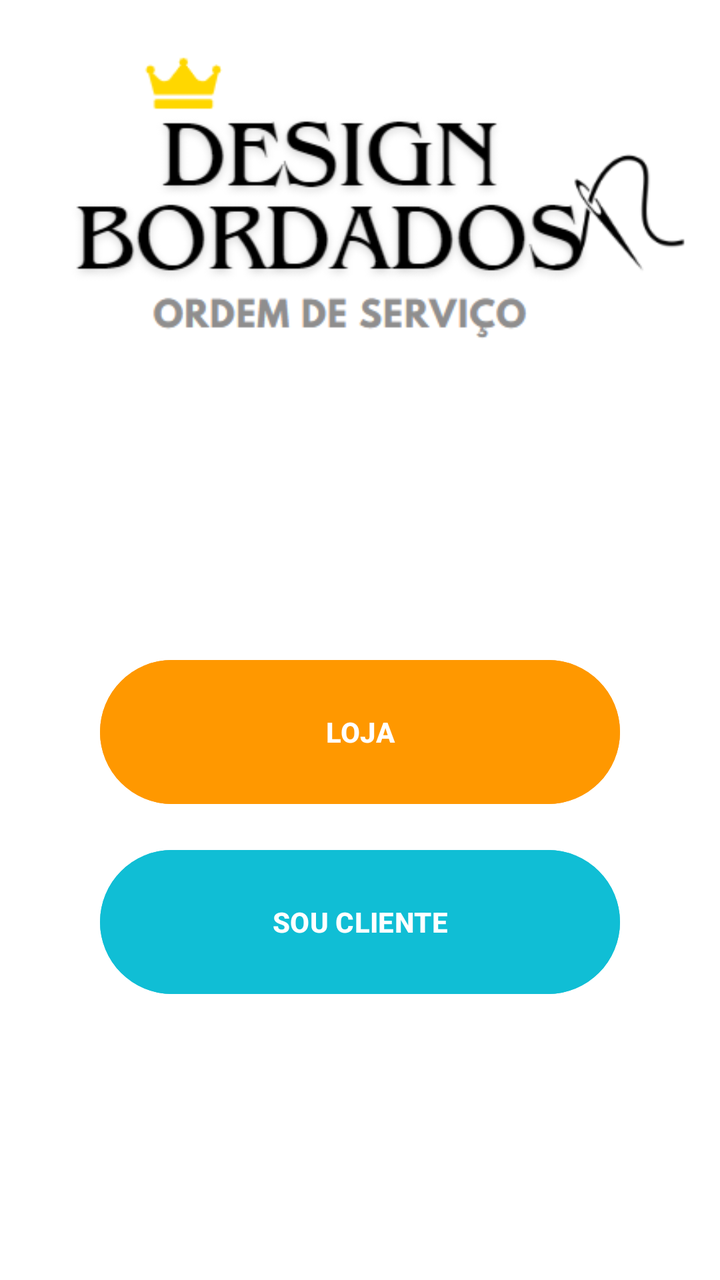
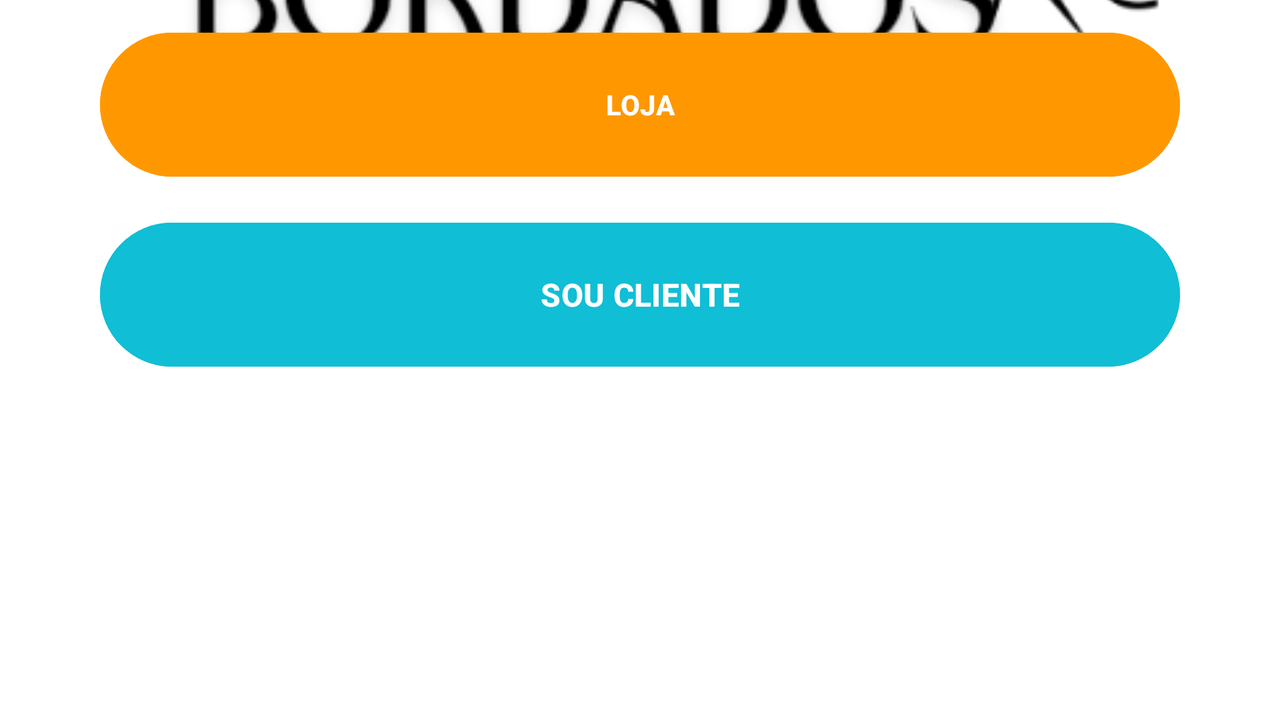

Two renders of one Android screen. The first uses the default layout on a phone; the second uses the alternative layout the repository ships for a different screen configuration, on a matching device. The two XML files are below.
<!-- AndroidManifest.xml: application theme Theme.DesignBordados -->
<!-- res/layout/activity_main.xml -->
<?xml version="1.0" encoding="utf-8"?>
<androidx.constraintlayout.widget.ConstraintLayout xmlns:android="http://schemas.android.com/apk/res/android"
    xmlns:app="http://schemas.android.com/apk/res-auto"
    xmlns:tools="http://schemas.android.com/tools"
    android:id="@+id/main"
    android:background="#FFFFFF"
    android:layout_width="match_parent"
    android:layout_height="match_parent"
    tools:context=".Model.MainActivity">

    <LinearLayout
        android:id="@+id/linearLayout7"
        android:layout_width="0dp"
        android:layout_height="wrap_content"
        android:orientation="horizontal"
        app:layout_constraintBottom_toTopOf="@+id/linearLayout5"
        app:layout_constraintEnd_toEndOf="parent"
        app:layout_constraintStart_toStartOf="parent"
        app:layout_constraintTop_toTopOf="parent">

        <ImageView
            android:id="@+id/logoDb"
            android:layout_width="392dp"
            android:layout_height="278dp"
            android:layout_weight="1"
            android:adjustViewBounds="true"
            android:contentDescription="TODO"
            app:srcCompat="@drawable/os"
            tools:ignore="ContentDescription,HardcodedText,InefficientWeight" />

    </LinearLayout>

    <LinearLayout
        android:id="@+id/linearLayout5"
        android:layout_width="0dp"
        android:layout_height="358dp"
        android:layout_marginTop="22dp"
        android:layout_marginBottom="50dp"
        android:orientation="vertical"
        app:layout_constraintBottom_toBottomOf="parent"
        app:layout_constraintEnd_toEndOf="parent"
        app:layout_constraintHorizontal_bias="0.0"
        app:layout_constraintStart_toStartOf="parent"
        app:layout_constraintTop_toBottomOf="@+id/linearLayout7">

        <Space
            android:layout_width="match_parent"
            android:layout_height="60dp" />

        <Button
            android:id="@+id/btnLoja"
            android:layout_width="match_parent"
            android:layout_height="80dp"
            android:backgroundTint="#FF9800"
            android:insetLeft="50dp"
            android:insetRight="50dp"
            android:text="LOJA"
            android:textAlignment="center"
            android:textColor="#FFFFFF"
            android:textStyle="bold"
            tools:ignore="HardcodedText,VisualLintButtonSize" />

        <Space
            android:layout_width="match_parent"
            android:layout_height="15dp" />

        <Button
            android:id="@+id/btnSC"
            android:layout_width="match_parent"
            android:layout_height="80dp"
            android:backgroundTint="#10BED5"
            android:insetLeft="50dp"
            android:insetRight="50dp"
            android:text="SOU CLIENTE"
            android:textAlignment="center"
            android:textColor="#FFFFFF"
            android:textStyle="bold"
            tools:ignore="HardcodedText,VisualLintButtonSize" />

    </LinearLayout>


</androidx.constraintlayout.widget.ConstraintLayout>
<!-- resources referenced by this layout -->
<resources>
  <!-- drawable os: png bitmap (drawable, 26058 bytes) -->
  <style name="Theme.DesignBordados" parent="Base.Theme.DesignBordados" />
  <style name="Base.Theme.DesignBordados" parent="Theme.Material3.DayNight.NoActionBar">
          
          
      </style>
</resources>
<!-- res/layout-land/activity_main.xml (the repository's variant of the layout above) -->
<!-- drawn on the phone turned sideways -->
<?xml version="1.0" encoding="utf-8"?>
<androidx.constraintlayout.widget.ConstraintLayout xmlns:android="http://schemas.android.com/apk/res/android"
    xmlns:app="http://schemas.android.com/apk/res-auto"
    xmlns:tools="http://schemas.android.com/tools"
    android:id="@+id/main"
    android:background="#FFFFFF"
    android:layout_width="match_parent"
    android:layout_height="match_parent"
    tools:context=".Model.MainActivity">

    <LinearLayout
        android:id="@+id/linearLayout7"
        android:layout_width="0dp"
        android:layout_height="wrap_content"
        android:orientation="horizontal"
        app:layout_constraintBottom_toTopOf="@+id/linearLayout5"
        app:layout_constraintEnd_toEndOf="parent"
        app:layout_constraintStart_toStartOf="parent"
        app:layout_constraintTop_toTopOf="parent">

        <ImageView
            android:id="@+id/logoDb"
            android:layout_width="392dp"
            android:layout_height="278dp"
            android:layout_weight="1"
            android:adjustViewBounds="true"
            android:contentDescription="TODO"
            app:srcCompat="@drawable/os"
            tools:ignore="ContentDescription,HardcodedText,InefficientWeight" />

    </LinearLayout>

    <LinearLayout
        android:id="@+id/linearLayout5"
        android:layout_width="0dp"
        android:layout_height="358dp"
        android:layout_marginBottom="50dp"
        android:orientation="vertical"
        app:layout_constraintBottom_toBottomOf="parent"
        app:layout_constraintEnd_toEndOf="parent"
        app:layout_constraintHorizontal_bias="0.0"
        app:layout_constraintStart_toStartOf="parent">

        <Space
            android:layout_width="match_parent"
            android:layout_height="60dp" />

        <Button
            android:id="@+id/btnLoja"
            android:layout_width="match_parent"
            android:layout_height="80dp"
            android:backgroundTint="#FF9800"
            android:insetLeft="50dp"
            android:insetRight="50dp"
            android:text="LOJA"
            android:textAlignment="center"
            android:textColor="#FFFFFF"
            android:textSize="14sp"
            android:textStyle="bold"
            tools:ignore="HardcodedText,VisualLintButtonSize" />

        <Space
            android:layout_width="match_parent"
            android:layout_height="15dp" />

        <Button
            android:id="@+id/btnSC"
            android:layout_width="match_parent"
            android:layout_height="80dp"
            android:backgroundTint="#10BED5"
            android:insetLeft="50dp"
            android:insetRight="50dp"
            android:text="SOU CLIENTE"
            android:textAlignment="center"
            android:textColor="#FFFFFF"
            android:textSize="16sp"
            android:textStyle="bold"
            tools:ignore="HardcodedText,VisualLintButtonSize" />

    </LinearLayout>


</androidx.constraintlayout.widget.ConstraintLayout>
